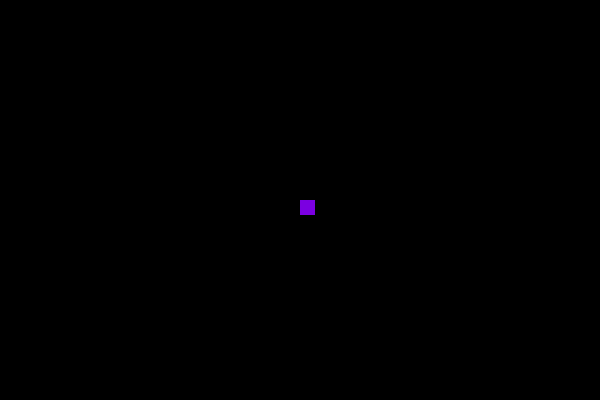
Frame 1 (no input)
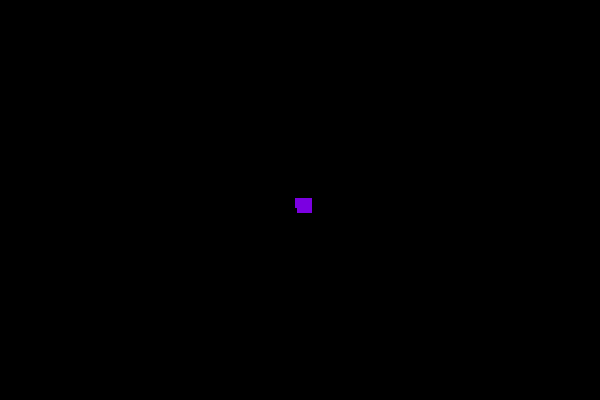
Frame 60 (no input)
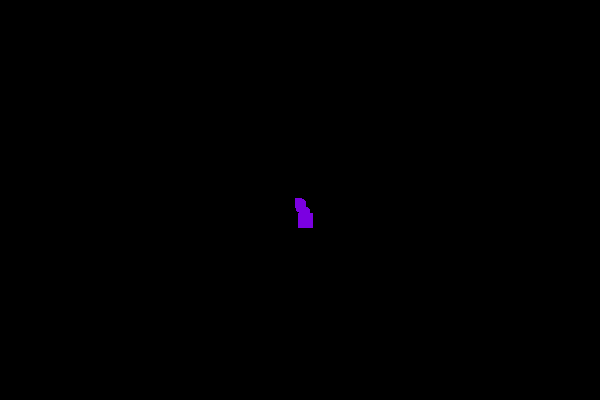
Frame 120 (the mouse pressed at the canvas centre since frame 60)

The p5.js sketch that drew these frames (run headless with seeded random() and noise() and a simulated clock; from frame 60 on, the mouse is pressed at the canvas centre):

// p5.js sketch
// ── sketch.js
var walker;

function setup() {
    createCanvas(600, 400);
    walker = new Walker();
}

function draw() {
    background(0);
    walker.display();
    walker.walk();
}

function Walker() {
    this.x = width/2;
    this.y = height/2;
    this.history = [];
    
    
    this.display = function() {
        noStroke();
        fill(123, 0, 225);
        rect(this.x, this.y, 15, 15);
        
        for (var i = 0; i < this.history.length; i++) {
            var pos = this.history[i];
            noStroke();
            fill(123, 0, 225);
            rect(pos.x, pos.y, 5, 5);
        }
        
    }
    
    this.walk = function() {
        this.choice = floor(random(4));
        if(this.choice == 0){
            this.x = this.x + 1;
        }
        else if(this.choice == 1){
            this.x = this.x - 1;
        }
        else if(this.choice == 2){
            this.y = this.y + 1;
        }
        else{
            this.y = this.y - 1;
        }
        var v = createVector(this.x, this.y);
        this.history.push(v);
    }
}
